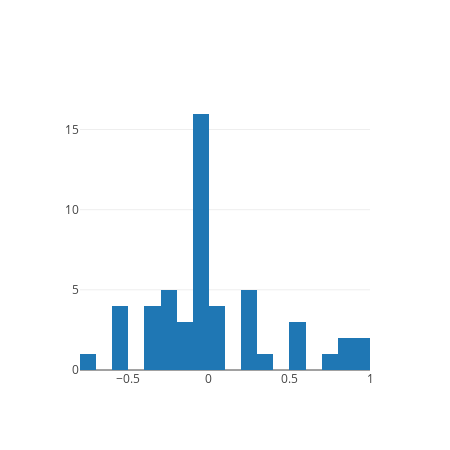
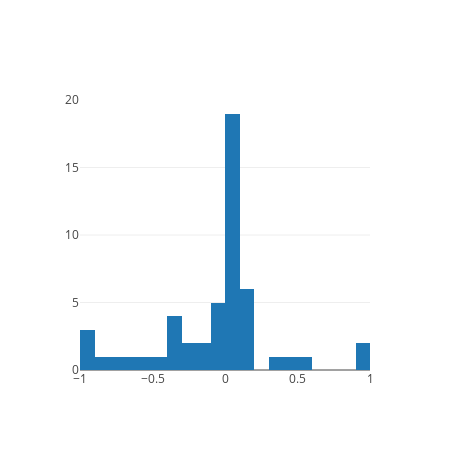
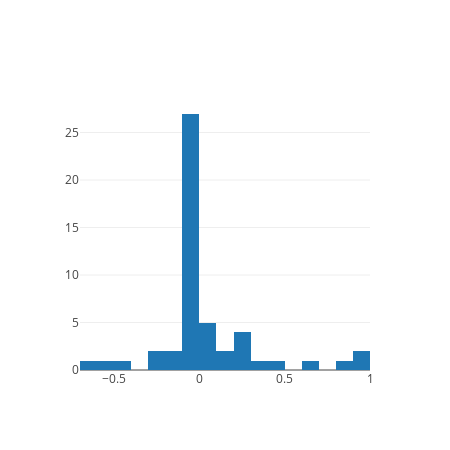
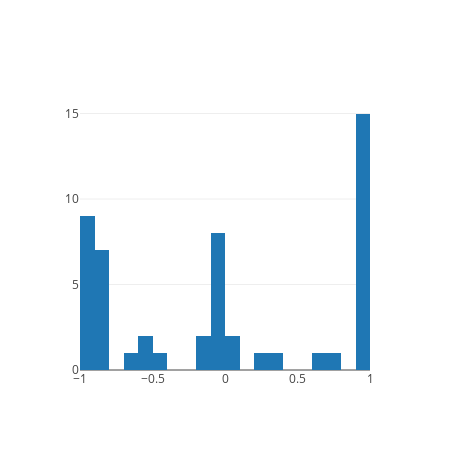

Notebook cell for these charts, in order:
### Code cell
import pickle
import pandas as pd
import numpy as np

#from tfspn.SPN import SPN
from pprint import PrettyPrinter
from IPython.display import Image
from IPython.display import display, Markdown
from importlib import reload

import plotly.plotly as py
from plotly.offline import download_plotlyjs, init_notebook_mode, plot, iplot
from plotly.graph_objs import *

from deep_notebooks.text_util import printmd
import deep_notebooks.ba_functions as f
import deep_notebooks.dn_plot as p
import deep_notebooks.dn_text_generation as descr
import deep_notebooks.data_util as util

from spn.algorithms.LearningWrappers import learn_piecewise_from_data

init_notebook_mode(connected=True)
pp = PrettyPrinter()

# path to the dataset you want to use for training
dataset = 'deep_notebooks/example_data/iris'

# the minimum number of datapoints that are included in a child of a 
# sum node
min_instances = 25

# the parameter which governs how strict the independence test will be
# 1 results in all features being evaluated as independent, 0 will 
# result in no features being acccepted as truly independent
independence_threshold = 0.3


spn, dictionary = learn_piecewise_from_data(
    data_file=dataset, 
    header=0, 
    min_instances=min_instances, 
    independence_threshold=independence_threshold, 
    histogram=True)
df = pd.read_csv(dataset)
context = dictionary['context']
categoricals = context.get_categoricals()

descr.classify = 'all'

numerical_data, categorical_data = util.get_categorical_data(spn, df, dictionary)
misclassified, data_dict = descr.classification(spn, numerical_data, dictionary)

descr.explanation_vector_threshold = 0
descr.explanation_vector_classes = None
descr.explanation_vectors_show = 'all'

expl_vectors = descr.explanation_vector_description(spn, dictionary, data_dict, categoricals)

### Figure 1 — Plotly figure (JSON) as saved in the notebook; plotly's stock layout.template omitted (floating-point values rounded to 4 significant figures)
{"data": [{"autobinx": false, "type": "histogram", "x": [-0.01549, -0.3134, -0.1617, 0.2169, 0.8048, -0.3438, 0.7355, -0.2861, 0.5407, -0.001343, 0.01227, -0.2142, -0.0009028, 0.05566, -0.3823, -9.882e-08, 0.004968, -0.2708, -0.004336, -0.01238, -0.007184, -0.3071, 0.01148, -0.1226, -0.2064, -0.5371, 1.0, -0.003983, -0.001651, -0.165, -0.2166, -0.5687, 0.3114, 0.263, -0.001343, -0.5235, 0.2499, -0.001343, 0.5328, -0.0355, 0.8668, 0.2543, 0.5345, 0.9961, -0.04351, -0.7199, -0.06114, 0.2173, -0.008627, -0.5336, -0.005472], "xbins": {"end": 1, "size": 0.1, "start": -1}}], "layout": {"height": 450, "width": 450}}

### Figure 2 — Plotly figure (JSON) as saved in the notebook; plotly's stock layout.template omitted (floating-point values rounded to 4 significant figures)
{"data": [{"autobinx": false, "type": "histogram", "x": [0.003254, 0.129, 0.09406, 0.1108, -0.5426, 0.02281, -0.6405, -0.3365, 0.1423, 0.0004614, -0.005229, -0.3119, 0.0005529, 0.0005461, 0.007245, -1.0, 0.01004, 0.3192, -0.9143, -0.9995, -0.01116, -0.7161, -0.4162, 0.9861, -0.3008, 0.1146, -0.0001524, 0.003152, 0.005665, 0.09601, 0.1107, 0.5977, 0.004686, -0.3893, 0.0004614, 0.07892, -0.2321, 0.0004614, 0.1123, 0.00676, -0.1837, 0.9149, 0.08058, -0.0434, -0.8249, 0.4416, -0.2296, 0.09519, -0.006866, -0.1818, 0.01417], "xbins": {"end": 1, "size": 0.1, "start": -1}}], "layout": {"height": 450, "width": 450}}

### Figure 3 — Plotly figure (JSON) as saved in the notebook; plotly's stock layout.template omitted (floating-point values rounded to 4 significant figures)
{"data": [{"autobinx": false, "type": "histogram", "x": [0.007617, -0.06666, 0.216, -0.07707, -0.001682, -0.6552, 0.2083, -0.08301, -0.05863, -0.0003227, -0.0217, -0.08637, -0.0002832, 0.002652, 0.9228, -5.045e-08, 0.03466, 0.6423, -0.4044, -0.009191, -0.07061, -0.2332, 0.9092, -0.0254, -0.1378, -0.07562, -0.002087, -0.002545, 0.007344, -0.08815, -0.08719, -0.1953, -0.01486, 0.3962, -0.0003227, 0.2703, 0.8739, -0.0003227, 0.1847, -0.002651, 0.4616, 0.2839, 0.1852, -0.007781, -0.5633, -0.215, -0.005069, -0.06889, -0.007681, -0.0585, 0.02082], "xbins": {"end": 1, "size": 0.1, "start": -1}}], "layout": {"height": 450, "width": 450}}

### Figure 4 — Plotly figure (JSON) as saved in the notebook; plotly's stock layout.template omitted (floating-point values rounded to 4 significant figures)
{"data": [{"autobinx": false, "type": "histogram", "x": [0.9998, -0.9385, -0.9583, -0.9668, 0.2407, -0.6723, -0.07344, -0.8933, -0.827, 1.0, 0.9997, -0.9216, 1.0, 0.9984, -0.04814, -9.745e-06, -0.9993, 0.6421, 0.02384, 0.02873, 0.9974, -0.5818, -0.008325, -0.109, -0.9208, -0.8323, -0.004004, 1.0, 1.0, -0.9776, -0.966, -0.5303, 0.9502, 0.7889, 1.0, -0.8041, 0.3465, 1.0, -0.8181, 0.9993, -0.04375, -0.1334, -0.8207, -0.077, -0.01941, -0.4904, 0.9714, -0.969, 0.9999, -0.8239, 0.9997], "xbins": {"end": 1, "size": 0.1, "start": -1}}], "layout": {"height": 450, "width": 450}}
